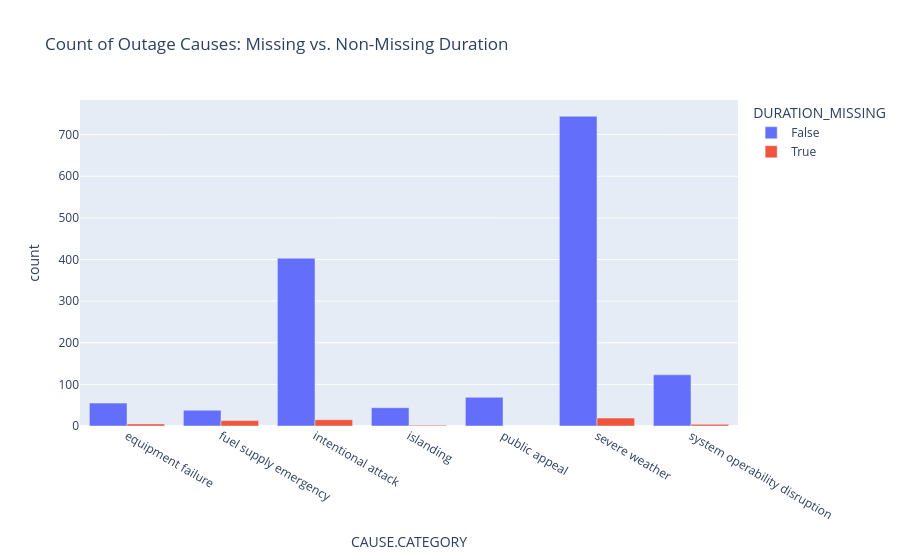

The code cell stored with this chart in its notebook:
### Markdown cell above
## Step 3: Assessment of Missingness

### Code cell
# Changed 'barmart' to 'barmode' to fix the TypeError
fig_missing = px.bar(
    df.groupby(['DURATION_MISSING', 'CAUSE.CATEGORY']).size().reset_index(name='count'), 
    x='CAUSE.CATEGORY', 
    y='count', 
    color='DURATION_MISSING', 
    barmode='group', # Fixed the typo here
    title='Count of Outage Causes: Missing vs. Non-Missing Duration'
)

fig_missing.show()

### Figure 1 — Plotly figure (JSON) as saved in the notebook; plotly's stock layout.template omitted (floating-point values rounded to 4 significant figures)
{"data": [{"alignmentgroup": "True", "hovertemplate": "DURATION_MISSING=False<br>CAUSE.CATEGORY=%{x}<br>count=%{y}<extra></extra>", "legendgroup": "False", "marker": {"color": "#636efa", "pattern": {"shape": ""}}, "name": "False", "offsetgroup": "False", "orientation": "v", "showlegend": true, "textposition": "auto", "type": "bar", "x": ["equipment failure", "fuel supply emergency", "intentional attack", "islanding", "public appeal", "severe weather", "system operability disruption"], "xaxis": "x", "y": [55, 38, 403, 44, 69, 744, 123], "yaxis": "y"}, {"alignmentgroup": "True", "hovertemplate": "DURATION_MISSING=True<br>CAUSE.CATEGORY=%{x}<br>count=%{y}<extra></extra>", "legendgroup": "True", "marker": {"color": "#EF553B", "pattern": {"shape": ""}}, "name": "True", "offsetgroup": "True", "orientation": "v", "showlegend": true, "textposition": "auto", "type": "bar", "x": ["equipment failure", "fuel supply emergency", "intentional attack", "islanding", "severe weather", "system operability disruption"], "xaxis": "x", "y": [5, 13, 15, 2, 19, 4], "yaxis": "y"}], "layout": {"barmode": "group", "legend": {"title": {"text": "DURATION_MISSING"}, "tracegroupgap": 0}, "title": {"text": "Count of Outage Causes: Missing vs. Non-Missing Duration"}, "xaxis": {"anchor": "y", "domain": [0, 1], "title": {"text": "CAUSE.CATEGORY"}}, "yaxis": {"anchor": "x", "domain": [0, 1], "title": {"text": "count"}}}}
